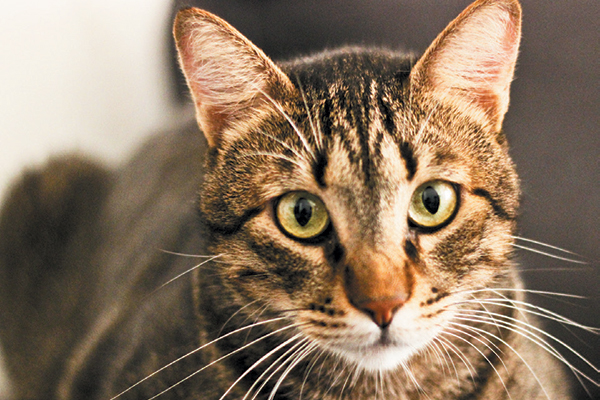
#> input picture input/2.2/cat.jpg, 600 x 400 px
$ python align_image_code.py
#> lines starting #> are read from the running program, lines starting #| are printed output that depends on the picture
import math
import numpy as np
import matplotlib.pyplot as plt
import skimage.transform as sktr
from skimage import io as skio


def get_points(im1, im2):
    print('Please select 2 points in each image for alignment.')
    plt.imshow(im1)
    p1, p2 = plt.ginput(2)
    plt.close()
    plt.imshow(im2)
    p3, p4 = plt.ginput(2)
    plt.close()
    return (p1, p2, p3, p4)

def recenter(im, r, c):
    R, C, _ = im.shape
    rpad = (int) (np.abs(2*r+1 - R))
    cpad = (int) (np.abs(2*c+1 - C))
    return np.pad(
        im, [(0 if r > (R-1)/2 else rpad, 0 if r < (R-1)/2 else rpad),
             (0 if c > (C-1)/2 else cpad, 0 if c < (C-1)/2 else cpad),
             (0, 0)], 'constant')

def find_centers(p1, p2):
    cx = np.round(np.mean([p1[0], p2[0]]))
    cy = np.round(np.mean([p1[1], p2[1]]))
    return cx, cy

def align_image_centers(im1, im2, pts):
    p1, p2, p3, p4 = pts
    h1, w1, b1 = im1.shape
    h2, w2, b2 = im2.shape

    cx1, cy1 = find_centers(p1, p2)
    cx2, cy2 = find_centers(p3, p4)

    im1 = recenter(im1, cy1, cx1)
    im2 = recenter(im2, cy2, cx2)
    return im1, im2

def rescale_images(im1, im2, pts):
    p1, p2, p3, p4 = pts
    len1 = np.sqrt((p2[1] - p1[1])**2 + (p2[0] - p1[0])**2)
    len2 = np.sqrt((p4[1] - p3[1])**2 + (p4[0] - p3[0])**2)
    dscale = len2/len1
    if dscale < 1:
        im1 = sktr.rescale(im1, dscale)
    else:
        im2 = sktr.rescale(im2, 1./dscale)
    return im1, im2

def rotate_im1(im1, im2, pts):
    p1, p2, p3, p4 = pts
    theta1 = math.atan2(-(p2[1] - p1[1]), (p2[0] - p1[0]))
    theta2 = math.atan2(-(p4[1] - p3[1]), (p4[0] - p3[0]))
    dtheta = theta2 - theta1
    im1 = sktr.rotate(im1, dtheta*180/np.pi)
    return im1, dtheta

def match_img_size(im1, im2):
    # Make images the same size
    h1, w1, c1 = im1.shape
    h2, w2, c2 = im2.shape
    if h1 < h2:
        im2 = im2[int(np.floor((h2-h1)/2.)) : -int(np.ceil((h2-h1)/2.)), :, :]
    elif h1 > h2:
        im1 = im1[int(np.floor((h1-h2)/2.)) : -int(np.ceil((h1-h2)/2.)), :, :]
    if w1 < w2:
        im2 = im2[:, int(np.floor((w2-w1)/2.)) : -int(np.ceil((w2-w1)/2.)), :]
    elif w1 > w2:
        im1 = im1[:, int(np.floor((w1-w2)/2.)) : -int(np.ceil((w1-w2)/2.)), :]
    assert im1.shape == im2.shape
    return im1, im2

def align_images(im1, im2):
    pts = get_points(im1, im2)
    im1, im2 = align_image_centers(im1, im2, pts)
    im1, im2 = rescale_images(im1, im2, pts)
    im1, angle = rotate_im1(im1, im2, pts)
    im1, im2 = match_img_size(im1, im2)
    return im1, im2


if __name__ == "__main__":
    # 1. load the images
    # 2. match image size by calling match_img_size
    # 3. align the two images by calling align_images
    # Now you are ready to write your own code for creating hybrid images!
    cat = skio.imread('cat.jpg')
#> cat is the input picture: shape (400, 600, 3); mean R, G, B 139, 118.5, 97.6
    bread = skio.imread('bread.jpg')
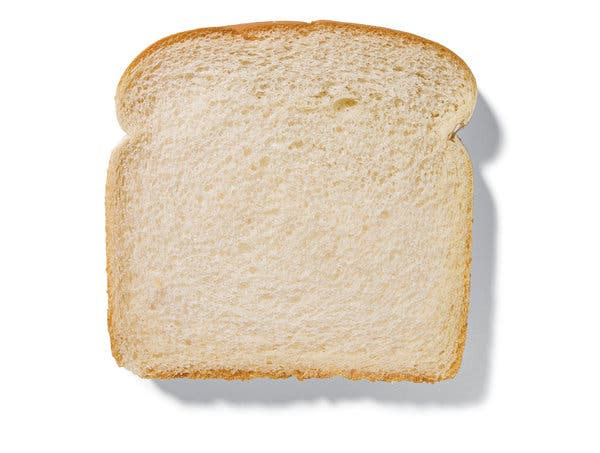
#> input picture input/2.2/bread.jpg, 600 x 453 px
#> bread is the input picture: shape (453, 600, 3); mean R, G, B 233.8, 223.7, 210.2
    print(cat.shape, bread.shape)
#| (400, 600, 3) (453, 600, 3)
    bread, cat = match_img_size(bread, cat)
#> in match_img_size, `im1 = im1[int(np.floor((h1-h2)/2.)) : -int(np.ceil((h1-h2)/2.)), :, :]`:
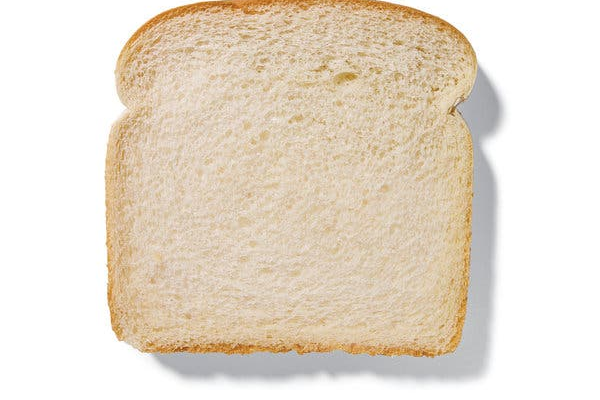
#> im1: shape (400, 600, 3); mean of channels 0, 1, 2 231.1, 219.9, 204.8; drawn as R, G, B
#> (the run stopped early here; a loop or call above may not have finished)
